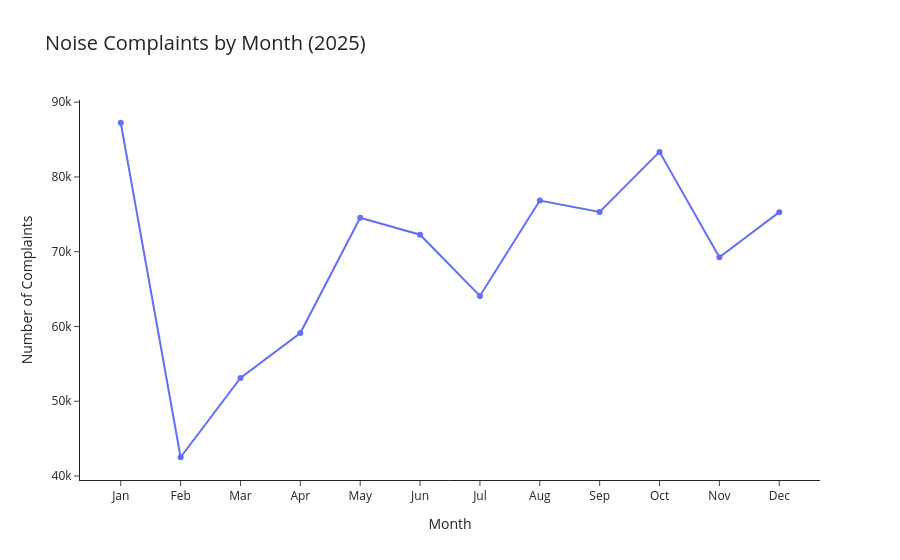

Notebook code cell kept with this figure:
### Markdown cell above
## PART 6 — Time-of-year Insight

### Code cell
# --- Noise complaints by month ---

noise_311_copy["month"] = noise_311_copy["Created Date"].dt.month

month_counts = (
    noise_311_copy.groupby("month")
      .size()
      .reset_index(name="count")
)

import calendar
month_counts["month_name"] = month_counts["month"].apply(lambda x: calendar.month_abbr[x])

fig_month = px.line(
    month_counts,
    x="month_name",
    y="count",
    markers=True,
    title="Noise Complaints by Month (2025)",
    labels={"month_name": "Month", "count": "Number of Complaints"}
)

fig_month.update_layout(
    template="simple_white",
    title_font_size=20
)

fig_month.show()

sns.lineplot(
    data=month_counts,
    x="month_name",
    y="count"
)

plt.title("Noise Complaints by Month (2025)")
plt.xlabel("Month")
plt.ylabel("Number of Complaints")
plt.tight_layout()
plt.show()

### Figure 1 — Plotly figure (JSON) as saved in the notebook; plotly's stock layout.template omitted (floating-point values rounded to 4 significant figures)
{"data": [{"hovertemplate": "Month=%{x}<br>Number of Complaints=%{y}<extra></extra>", "legendgroup": "", "line": {"color": "#636efa", "dash": "solid"}, "marker": {"symbol": "circle"}, "mode": "lines+markers", "name": "", "orientation": "v", "showlegend": false, "type": "scatter", "x": ["Jan", "Feb", "Mar", "Apr", "May", "Jun", "Jul", "Aug", "Sep", "Oct", "Nov", "Dec"], "xaxis": "x", "y": [87249, 42507, 53122, 59123, 74538, 72277, 64086, 76839, 75318, 83352, 69254, 75294], "yaxis": "y"}], "layout": {"legend": {"tracegroupgap": 0}, "title": {"font": {"size": 20}, "text": "Noise Complaints by Month (2025)"}, "xaxis": {"anchor": "y", "domain": [0, 1], "title": {"text": "Month"}}, "yaxis": {"anchor": "x", "domain": [0, 1], "title": {"text": "Number of Complaints"}}}}
